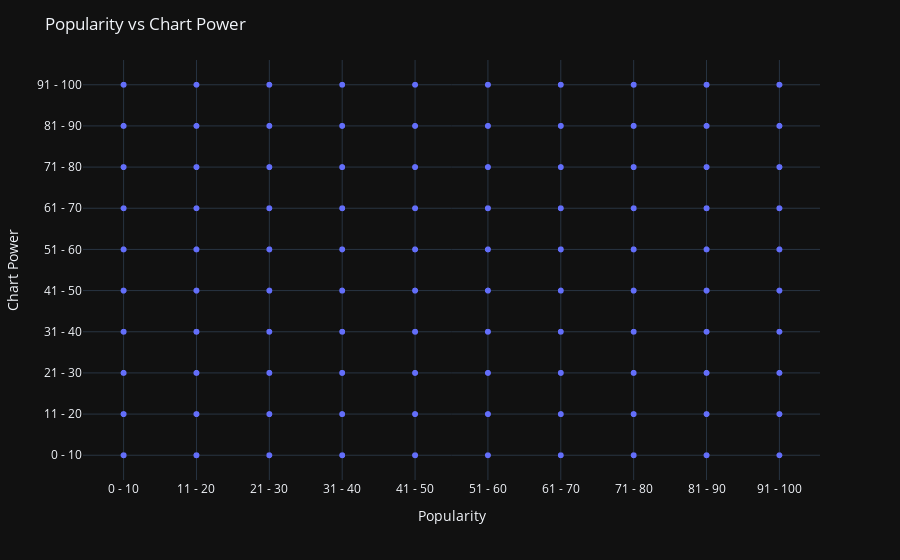

The code cell stored with this chart in its notebook:
### Code cell
fig = px.scatter(df_found_copy, x="popularity_percentile", y="chart_power_percentile")
fig.update_yaxes(categoryorder="array", categoryarray=labels)
fig.update_layout(
    title="Popularity vs Chart Power",
    template="plotly_dark",
    xaxis_title="Popularity",
    yaxis_title="Chart Power"
)
fig.show()

### Figure 1 — Plotly figure (JSON) as saved in the notebook; plotly's stock layout.template omitted (floating-point values rounded to 4 significant figures; data arrays with more than 128 entries replaced by an {"elided": "..."} marker saying what was removed)
{"data": [{"hovertemplate": "popularity_percentile=%{x}<br>chart_power_percentile=%{y}<extra></extra>", "legendgroup": "", "marker": {"color": "#636efa", "symbol": "circle"}, "mode": "markers", "name": "", "showlegend": false, "type": "scattergl", "x": {"elided": "1729 str values"}, "xaxis": "x", "y": {"elided": "1729 str values"}, "yaxis": "y"}], "layout": {"legend": {"tracegroupgap": 0}, "margin": {"t": 60}, "title": {"text": "Popularity vs Chart Power"}, "xaxis": {"anchor": "y", "domain": [0, 1], "title": {"text": "Popularity"}}, "yaxis": {"anchor": "x", "categoryarray": ["0 - 10", "11 - 20", "21 - 30", "31 - 40", "41 - 50", "51 - 60", "61 - 70", "71 - 80", "81 - 90", "91 - 100"], "categoryorder": "array", "domain": [0, 1], "title": {"text": "Chart Power"}}}}
